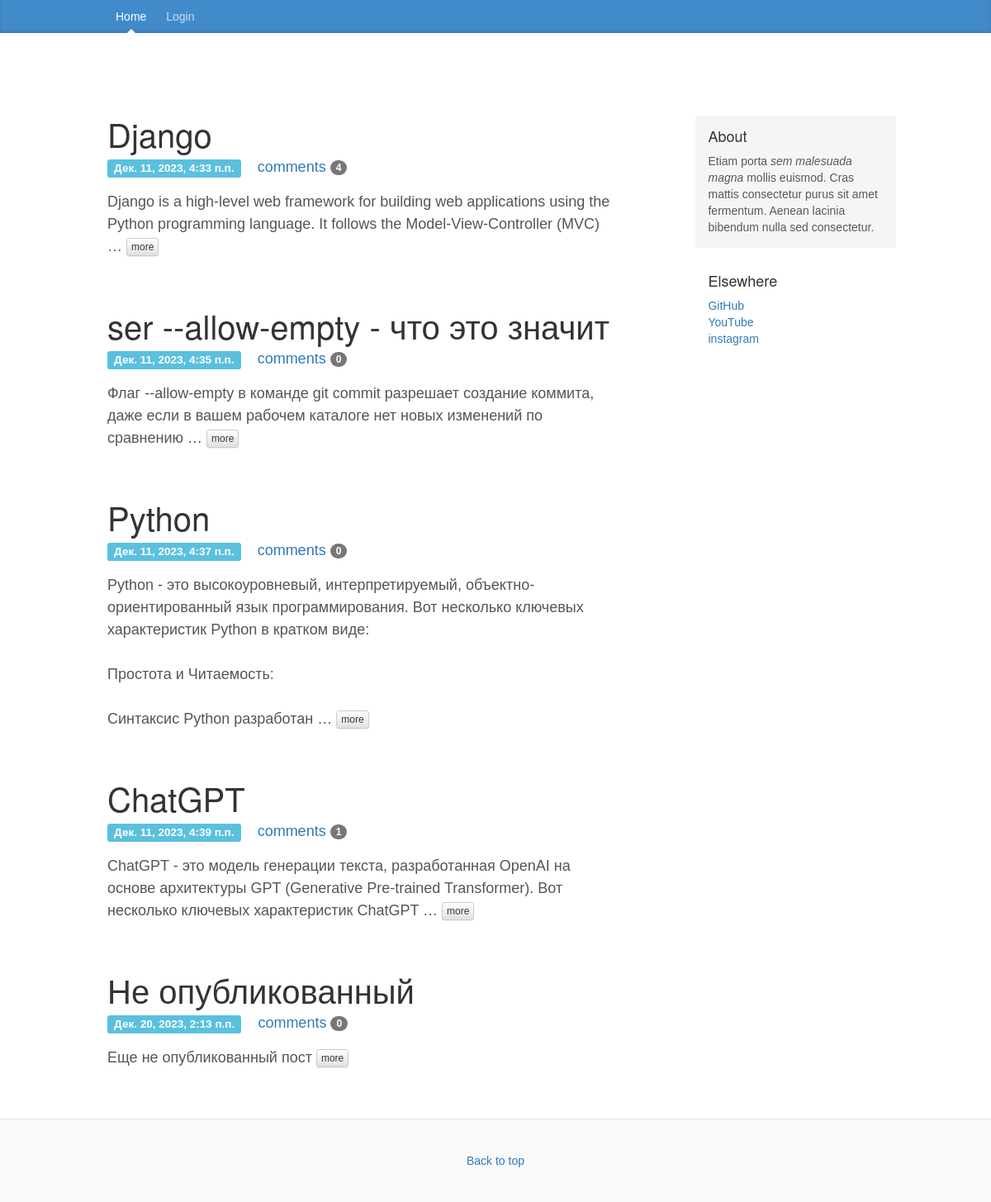
/blog/, run on an earlier commit of the app's database.
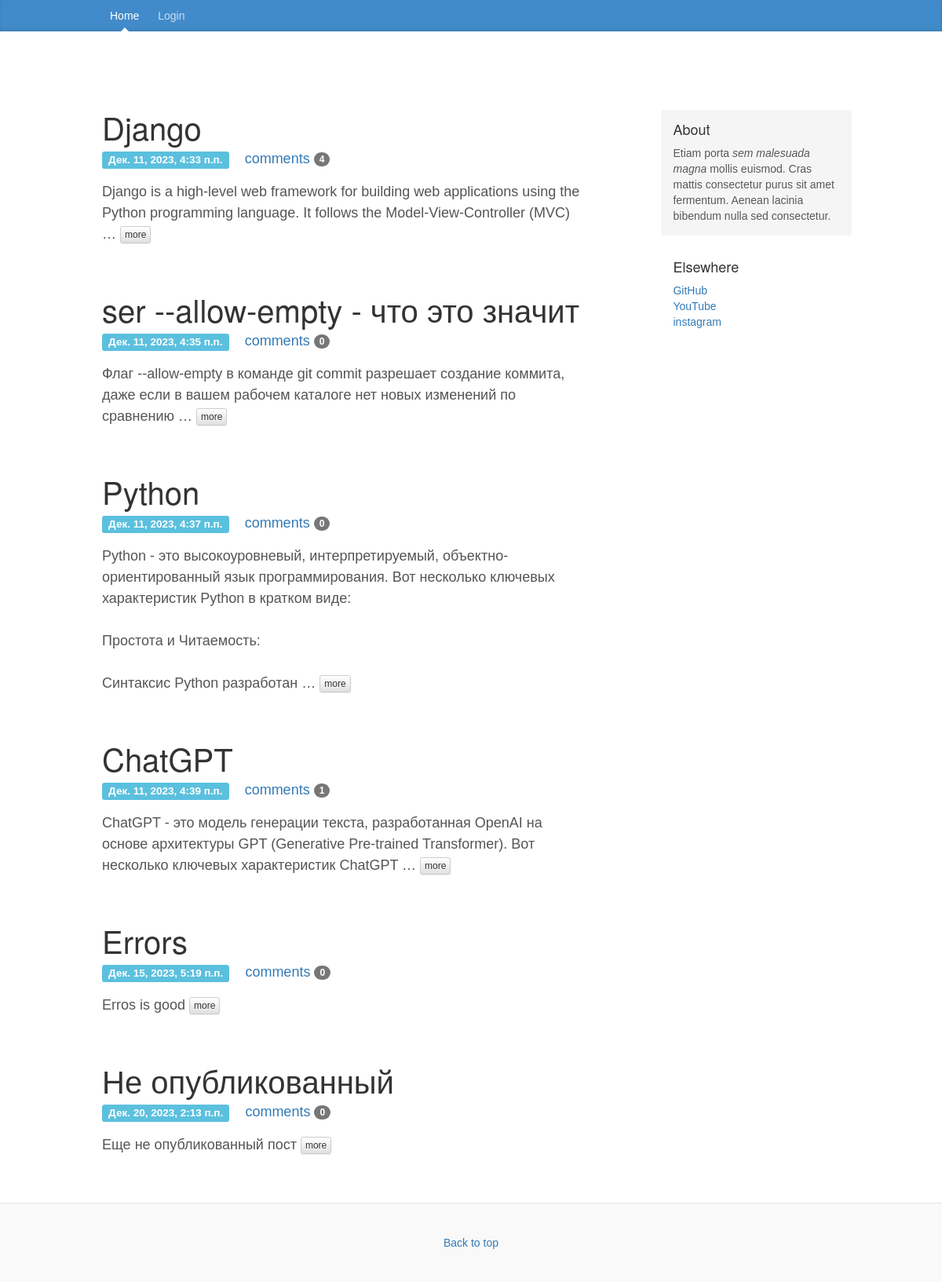
And on a later commit of the database.
### blog/models.py (models this page shows, shortened)
class Post(models.Model):
    author = models.ForeignKey(settings.AUTH_USER_MODEL, on_delete=models.CASCADE)
    title = models.CharField(max_length=200)
    text = models.TextField()
    created_date = models.DateTimeField(default=timezone.now)
    published_date = models.DateTimeField(blank=True, null=True)
    def approved_comments(self):
        return self.comments.filter(approved_comment=True)

### blog/views.py (the view)
# urls.py: path('blog/', views.post_list, name='post_list'),
def post_list(request):
    posts = Post.objects.filter(published_date__lte=timezone.now()).order_by('published_date')
    return render(request, 'blog/post_list.html', {'posts': posts})

### blog/templates/blog/post_list.html (shortened to what this page needs)
{% extends 'blog/base.html' %}
{% block content %}
    {% for post in posts %}
        <div class="blog-post">
            <a class="tit" href="{% url 'post_detail' pk=post.pk %}"><h2 class="blog-post-title">{{ post.title }}</h2></a>
            <span class="label label-info">{{ post.published_date }}</span><a style="margin: 0 0 0 20px;" href="{% url 'post_detail' pk=post.pk %}">comments <span class="badge">{{ post.approved_comments.count }}</span></a>
            <div style="margin: 15px 0;">{{ post.text|linebreaksbr|truncatewords:20 }} <a class="btn btn-xs btn-default" href="{% url 'post_detail' pk=post.pk %}"> more </a></div>
        </div>
    {% endfor %}
{% endblock %}

What changed in the data, as far as the page shows it:
now on this page (row edited): Post: title "Errors", published_date "Дек. 15, 2023, 5:19 п.п.", approved_comments.count "0", text "Erros is good"
